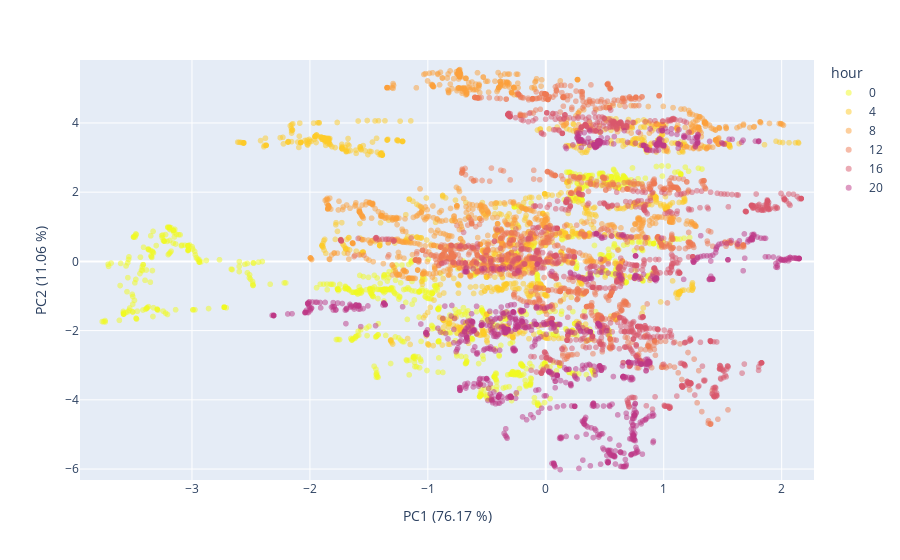
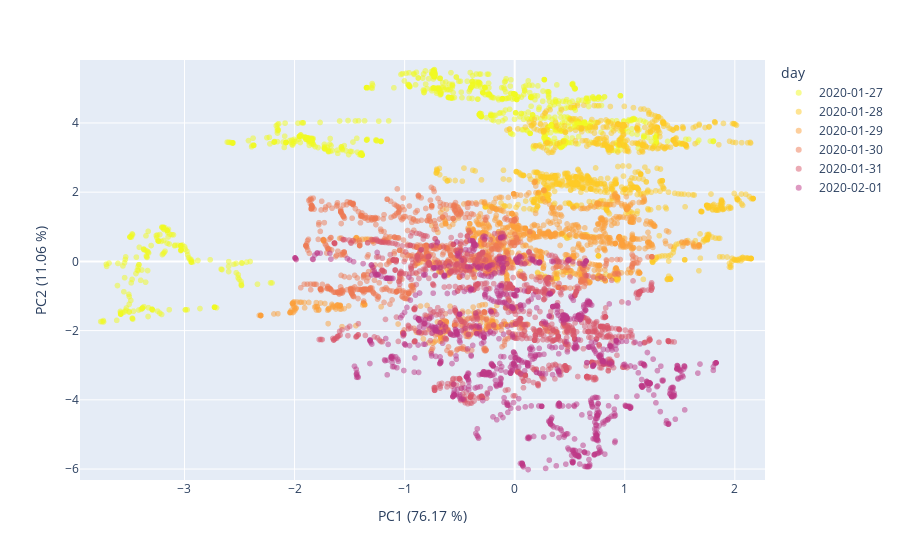

The notebook cell saved with these charts, in order:
### Code cell
#visual_data = pca_no_occupants_[visual_days]
visual_data_days_df = pd.DataFrame({'PC1':visual_data[:,1], 'PC2':visual_data[:,0], 'day':pd.to_datetime(df_visual['timestamp']).dt.date})
visual_data_hours_df = pd.DataFrame({'PC1':visual_data[:,1], 'PC2':visual_data[:,0], 'hour':pd.to_datetime(df_visual['timestamp']).dt.hour.astype('str')})

## Plot no occupant data before environmental correction by hour
x_min, x_max = visual_data_hours_df['PC1'].min()*1.05, visual_data_hours_df['PC1'].max()*1.05
y_min, y_max = visual_data_hours_df['PC2'].min()*1.05, visual_data_hours_df['PC2'].max()*1.05

fig = px.scatter(visual_data_hours_df, x='PC1', y='PC2', color='hour', opacity=0.5, color_discrete_sequence= px.colors.sequential.Plasma_r)
fig.update_traces(marker=dict(colorscale='Viridis'), selector=dict(type='scatter'))
fig.update_layout(
    xaxis_title="PC1 ({:.2f} %)".format(var_proj[0]*100),
    yaxis_title="PC2 ({:.2f} %)".format(var_proj[1]*100),
    xaxis_range=[x_min, x_max],
    yaxis_range=[y_min, y_max]  
)
fig.show()


## Plot no occupant data before environmental correction by day
fig = px.scatter(visual_data_days_df, x='PC1', y='PC2', color='day', opacity=0.5, color_discrete_sequence= px.colors.sequential.Plasma_r)
fig.update_traces(marker=dict(colorscale='Viridis'), selector=dict(type='scatter'))
fig.update_layout(
    xaxis_title="PC1 ({:.2f} %)".format(var_proj[0]*100),
    yaxis_title="PC2 ({:.2f} %)".format(var_proj[1]*100),
    xaxis_range=[x_min, x_max],
    yaxis_range=[y_min, y_max]  
)
fig.show()

### Figure 1 — Plotly figure (JSON) as saved in the notebook; plotly's stock layout.template omitted (floating-point values rounded to 4 significant figures; data arrays with more than 128 entries replaced by an {"elided": "..."} marker saying what was removed)
{"data": [{"hovertemplate": "hour=0<br>PC1=%{x}<br>PC2=%{y}<extra></extra>", "legendgroup": "0", "marker": {"color": "#f0f921", "opacity": 0.5, "symbol": "circle"}, "mode": "markers", "name": "0", "showlegend": true, "type": "scattergl", "x": {"elided": "1080 float values"}, "xaxis": "x", "y": {"elided": "1080 float values"}, "yaxis": "y"}, {"hovertemplate": "hour=4<br>PC1=%{x}<br>PC2=%{y}<extra></extra>", "legendgroup": "4", "marker": {"color": "#fdca26", "opacity": 0.5, "symbol": "circle"}, "mode": "markers", "name": "4", "showlegend": true, "type": "scattergl", "x": {"elided": "1080 float values"}, "xaxis": "x", "y": {"elided": "1080 float values"}, "yaxis": "y"}, {"hovertemplate": "hour=8<br>PC1=%{x}<br>PC2=%{y}<extra></extra>", "legendgroup": "8", "marker": {"color": "#fb9f3a", "opacity": 0.5, "symbol": "circle"}, "mode": "markers", "name": "8", "showlegend": true, "type": "scattergl", "x": {"elided": "1080 float values"}, "xaxis": "x", "y": {"elided": "1080 float values"}, "yaxis": "y"}, {"hovertemplate": "hour=12<br>PC1=%{x}<br>PC2=%{y}<extra></extra>", "legendgroup": "12", "marker": {"color": "#ed7953", "opacity": 0.5, "symbol": "circle"}, "mode": "markers", "name": "12", "showlegend": true, "type": "scattergl", "x": {"elided": "1080 float values"}, "xaxis": "x", "y": {"elided": "1080 float values"}, "yaxis": "y"}, {"hovertemplate": "hour=16<br>PC1=%{x}<br>PC2=%{y}<extra></extra>", "legendgroup": "16", "marker": {"color": "#d8576b", "opacity": 0.5, "symbol": "circle"}, "mode": "markers", "name": "16", "showlegend": true, "type": "scattergl", "x": {"elided": "1080 float values"}, "xaxis": "x", "y": {"elided": "1080 float values"}, "yaxis": "y"}, {"hovertemplate": "hour=20<br>PC1=%{x}<br>PC2=%{y}<extra></extra>", "legendgroup": "20", "marker": {"color": "#bd3786", "opacity": 0.5, "symbol": "circle"}, "mode": "markers", "name": "20", "showlegend": true, "type": "scattergl", "x": {"elided": "1080 float values"}, "xaxis": "x", "y": {"elided": "1080 float values"}, "yaxis": "y"}], "layout": {"legend": {"title": {"text": "hour"}, "tracegroupgap": 0}, "margin": {"t": 60}, "xaxis": {"anchor": "y", "domain": [0, 1], "range": [-3.949, 2.274], "title": {"text": "PC1 (76.17 %)"}}, "yaxis": {"anchor": "x", "domain": [0, 1], "range": [-6.316, 5.818], "title": {"text": "PC2 (11.06 %)"}}}}

### Figure 2 — Plotly figure (JSON) as saved in the notebook; plotly's stock layout.template omitted (floating-point values rounded to 4 significant figures; data arrays with more than 128 entries replaced by an {"elided": "..."} marker saying what was removed)
{"data": [{"hovertemplate": "day=2020-01-27<br>PC1=%{x}<br>PC2=%{y}<extra></extra>", "legendgroup": "2020-01-27", "marker": {"color": "#f0f921", "opacity": 0.5, "symbol": "circle"}, "mode": "markers", "name": "2020-01-27", "showlegend": true, "type": "scattergl", "x": {"elided": "1080 float values"}, "xaxis": "x", "y": {"elided": "1080 float values"}, "yaxis": "y"}, {"hovertemplate": "day=2020-01-28<br>PC1=%{x}<br>PC2=%{y}<extra></extra>", "legendgroup": "2020-01-28", "marker": {"color": "#fdca26", "opacity": 0.5, "symbol": "circle"}, "mode": "markers", "name": "2020-01-28", "showlegend": true, "type": "scattergl", "x": {"elided": "1080 float values"}, "xaxis": "x", "y": {"elided": "1080 float values"}, "yaxis": "y"}, {"hovertemplate": "day=2020-01-29<br>PC1=%{x}<br>PC2=%{y}<extra></extra>", "legendgroup": "2020-01-29", "marker": {"color": "#fb9f3a", "opacity": 0.5, "symbol": "circle"}, "mode": "markers", "name": "2020-01-29", "showlegend": true, "type": "scattergl", "x": {"elided": "1080 float values"}, "xaxis": "x", "y": {"elided": "1080 float values"}, "yaxis": "y"}, {"hovertemplate": "day=2020-01-30<br>PC1=%{x}<br>PC2=%{y}<extra></extra>", "legendgroup": "2020-01-30", "marker": {"color": "#ed7953", "opacity": 0.5, "symbol": "circle"}, "mode": "markers", "name": "2020-01-30", "showlegend": true, "type": "scattergl", "x": {"elided": "1080 float values"}, "xaxis": "x", "y": {"elided": "1080 float values"}, "yaxis": "y"}, {"hovertemplate": "day=2020-01-31<br>PC1=%{x}<br>PC2=%{y}<extra></extra>", "legendgroup": "2020-01-31", "marker": {"color": "#d8576b", "opacity": 0.5, "symbol": "circle"}, "mode": "markers", "name": "2020-01-31", "showlegend": true, "type": "scattergl", "x": {"elided": "1080 float values"}, "xaxis": "x", "y": {"elided": "1080 float values"}, "yaxis": "y"}, {"hovertemplate": "day=2020-02-01<br>PC1=%{x}<br>PC2=%{y}<extra></extra>", "legendgroup": "2020-02-01", "marker": {"color": "#bd3786", "opacity": 0.5, "symbol": "circle"}, "mode": "markers", "name": "2020-02-01", "showlegend": true, "type": "scattergl", "x": {"elided": "1080 float values"}, "xaxis": "x", "y": {"elided": "1080 float values"}, "yaxis": "y"}], "layout": {"legend": {"title": {"text": "day"}, "tracegroupgap": 0}, "margin": {"t": 60}, "xaxis": {"anchor": "y", "domain": [0, 1], "range": [-3.949, 2.274], "title": {"text": "PC1 (76.17 %)"}}, "yaxis": {"anchor": "x", "domain": [0, 1], "range": [-6.316, 5.818], "title": {"text": "PC2 (11.06 %)"}}}}
